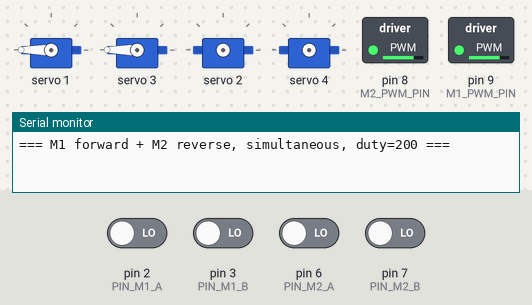
Recording of a sketch running on a simulated Arduino Uno, built for the host (arithmetic inside an expression is 32-bit, double 64-bit). Shown: 4 × servo, switched loads named in the sketch (green lamp = pin HIGH), the last lines printed to the serial monitor. The inputs (shaded band) are chosen by the test bench; at power-on: pin 2 (PIN_M1_A), pin 3 (PIN_M1_B), pin 6 (PIN_M2_A), pin 7 (PIN_M2_B) LOW.

Above: at 0.1 s.
At 8.1 s:
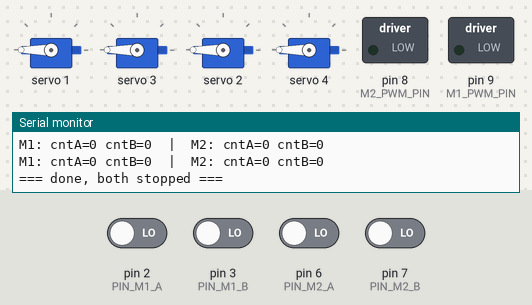
Timing chart, 0 to 9.6 s (numbered marks = the images above):
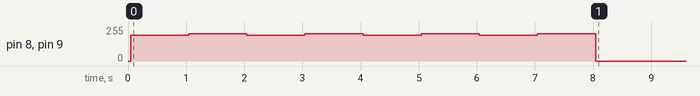

The sketch:

bmduino_m1_m2_simultaneous_check.ino
```cpp
// 讓M1、M2同時轉動（不是輪流），方便同時觀察/聆聽兩顆馬達的反應，
// 對照M1是不是真的完全沒反應、M2是否正常。兩顆都用duty=200、正轉，
// 跑8秒，同時印出兩顆馬達的原始編碼器腳位toggle次數（不經解碼）。

#include <Arduino.h>
#include <Wire.h>
#include <Adafruit_PWMServoDriver.h>

Adafruit_PWMServoDriver pwm = Adafruit_PWMServoDriver(0x40, Wire1);

const uint8_t CH_M1_IN1 = 1;
const uint8_t CH_M1_IN2 = 2;
const uint8_t M1_PWM_PIN = 9;
const uint8_t PIN_M1_A = 2;  // 2026-09-08改接：原本D4接觸不良，改到D2
const uint8_t PIN_M1_B = 3;  // 原本D5有雜訊，改到D3

const uint8_t CH_M2_IN1 = 4;
const uint8_t CH_M2_IN2 = 3;
const uint8_t M2_PWM_PIN = 8;
const uint8_t PIN_M2_A = 6;
const uint8_t PIN_M2_B = 7;

const uint32_t PWM_PERIOD_US = 200;
const uint8_t DUTY = 200;
const uint32_t RUN_MS = 8000;

volatile uint32_t cntM1A = 0, cntM1B = 0, cntM2A = 0, cntM2B = 0;

void isrM1A() { cntM1A++; }
void isrM1B() { cntM1B++; }
void isrM2A() { cntM2A++; }
void isrM2B() { cntM2B++; }

uint8_t m1Duty = 0, m2Duty = 0;

void setDir(uint8_t in1Ch, uint8_t in2Ch, int dir) {
  if (dir > 0) { pwm.setPin(in1Ch, 4095); pwm.setPin(in2Ch, 0); }
  else if (dir < 0) { pwm.setPin(in1Ch, 0); pwm.setPin(in2Ch, 4095); }
  else { pwm.setPin(in1Ch, 4095); pwm.setPin(in2Ch, 4095); }  // coast
}

void updateMotorPWM() {
  uint32_t phase = micros() % PWM_PERIOD_US;
  digitalWrite(M1_PWM_PIN, phase < (uint32_t)m1Duty * PWM_PERIOD_US / 255 ? HIGH : LOW);
  digitalWrite(M2_PWM_PIN, phase < (uint32_t)m2Duty * PWM_PERIOD_US / 255 ? HIGH : LOW);
}

void setup() {
  Serial.begin(115200);
  pinMode(M1_PWM_PIN, OUTPUT);
  pinMode(M2_PWM_PIN, OUTPUT);
  pinMode(PIN_M1_A, INPUT);
  pinMode(PIN_M1_B, INPUT);
  pinMode(PIN_M2_A, INPUT);
  pinMode(PIN_M2_B, INPUT);
  attachInterrupt(digitalPinToInterrupt(PIN_M1_A), isrM1A, CHANGE);
  attachInterrupt(digitalPinToInterrupt(PIN_M1_B), isrM1B, CHANGE);
  attachInterrupt(digitalPinToInterrupt(PIN_M2_A), isrM2A, CHANGE);
  attachInterrupt(digitalPinToInterrupt(PIN_M2_B), isrM2B, CHANGE);

  Wire1.begin();
  pwm.begin();
  pwm.setPWMFreq(50);

  setDir(CH_M1_IN1, CH_M1_IN2, 1);   // M1正轉
  setDir(CH_M2_IN1, CH_M2_IN2, -1);  // M2反轉（故意跟M1不同方向，方便看有沒有接線交叉）

  Serial.println(F("=== M1 forward + M2 reverse, simultaneous, duty=200 ==="));
  m1Duty = DUTY;
  m2Duty = DUTY;

  uint32_t start = millis();
  uint32_t lastPrint = start;
  while (millis() - start < RUN_MS) {
    updateMotorPWM();
    if (millis() - lastPrint >= 500) {
      lastPrint = millis();
      Serial.print(F("M1: cntA="));
      Serial.print(cntM1A);
      Serial.print(F(" cntB="));
      Serial.print(cntM1B);
      Serial.print(F("  |  M2: cntA="));
      Serial.print(cntM2A);
      Serial.print(F(" cntB="));
      Serial.println(cntM2B);
    }
  }

  m1Duty = 0;
  m2Duty = 0;
  setDir(CH_M1_IN1, CH_M1_IN2, 0);
  setDir(CH_M2_IN1, CH_M2_IN2, 0);
  Serial.println(F("=== done, both stopped ==="));
}

void loop() {
  updateMotorPWM();
}
```
